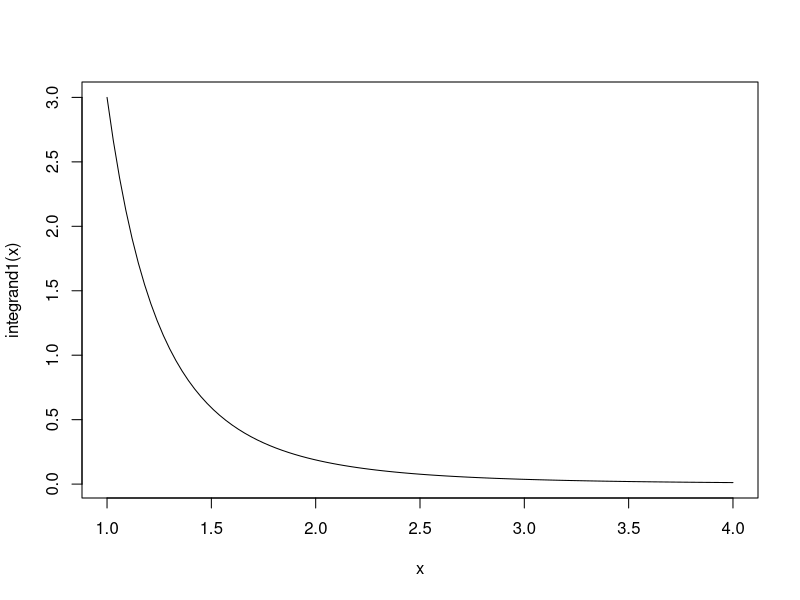

Source code (R):
# Example 4.1
# A lot containing 7 components is sampled by a quality inspector; the lot contains
# 4 good components and 3 defective components. A sample of 3 is taken by the
# inspector. Find the expected value of the number of good components in this
# sample.

###Solution :

# # Let X represent the number of good components in the sample. 
# The probability distribution of X is
# f(x) = choose(4,x)*choose(3,3-x)/choose(7,3)

x <- c(0,1,2,3)

# Probability distribution vector
f <- choose(4,x)*choose(3,3-x)/choose(7,3)
exp_val = sum(x*f)
#Answer
round(exp_val,1)

#Example 4.2
# A salesperson for a medical device company has two appointments on a given day.
# At the first appointment, he believes that he has a 70% chance to make the deal,
# from which he can earn $1000 commission if successful. On the other hand, he
# thinks he only has a 40% chance to make the deal at the second appointment,
# from which, if successful, he can make $1500. What is his expected commission
# based on his own probability belief? Assume that the appointment results are
# independent of each other.

## Solution

#let p1 = 0.7 and p2 = 0.4 success 
p1 <- 0.7
p2 <- 0.4
commition_val <- c(0,1000,1500,2500)
# First, we know that the salesperson, for the two appointments, can have 4 possible
# commission totals: $0, $1000, $1500, and $2500. We then need to calculate their
# associated probabilities. By independence, we obtain
f1 <- (1-p1)*(1-p2) # 0 $
f2 <- p1*(1-p2)     # 1000 $
f3 <- (1-p1)*p2     # 1500 $
f4 <- p1 * p2       # 2500$

f<- c(f1,f2,f3,f4)

Expected_commision <- sum (commition_val * f)



#Ex4.1

# The probability distribution of X, the number of
# imperfections per 10 meters of a synthetic fabric in continuous rolls of uniform width, is given in Exercise 3.13
# on page 92 as
# x 0 1 2 3 4
# f(x) 0.41 0.37 0.16 0.05 0.01
# Find the average number of imperfections per 10 meters of this fabric.
###Solutions
x<-c(0:4)
f<-c(0.41, 0.37, 0.16, 0.05, 0.01)
avg_number_of_imp <- sum(x*f)
avg_number_of_imp

#Ex4.2
###Solution
x<-(0:3)
f<-choose(3,x)*((1/4)^x)*(3/4)^(3-x)
mean_of_x = sum(x*f)
mean_of_x

# Ex 4.4
# A coin is biased such that a head is three times
# as likely to occur as a tail. Find the expected number
# of tails when this coin is tossed twice.

###Solution

p_h <- 3/4
p_t <- 1/4

# There are 4 possibilites HH HT TH TT 
# Let X be the r.v representing the number of tails per event ( 2 tosses ).
x<- (0:2)
f<- c(p_h*p_h,2*p_h*p_t,p_t*p_t)
exp_numberOfTails<-sum(x*f)
exp_numberOfTails
# Ex 4.7
# 
# By investing in a particular stock, a person can
# make a profit in one year of $4000 with probability 0.3
# or take a loss of $1000 with probability 0.7. What is
# this person’s expected gain?

x<-c(4000,-1000)
f<-c(0.3,0.7)

exp_gain<-sum(x*f)
exp_gain
# Ex 4.13
# The density function of the continuous random
# variable X, the total number of hours, in units of 100
# hours, that a family runs a vacuum cleaner over a pe-
#   riod of one year, is given in Exercise 3.7 on page 92
# # as
# Find the average number of hours per year that families
# run their vacuum cleaners.

## define the integrated function
integrand1 <- function(y) {y^2} # 0 to 1
integrand2 <- function(z) {(2-z)*z} # 1 to 2
integrand3 <- 0         #else


integrate(integrand1,0,1)$value+integrate(integrand2,1,2)$value
#ex 4.18
x<-(0:3)
f<-choose(3,x)*((1/4)^x)*(3/4)^(3-x)
mean_of_x = sum(x^2*f)
mean_of_x
9/8

#Ex 4.29

# Exercise 3.29 on page 93 dealt with an impor-
#   tant particle size distribution characterized by
# (a) Plot the density function.
# (b) Give the mean particle size.

integrand1 <- function(y) {3*y^(-4)} # 1 to inf
curve(integrand1,1,4)
integrand1 <- function(y) {(3*y^(-4))*y} # 1 to inf
integrate(integrand1,1,Inf)$value

#Example 4.11
x<-(0:3)
g<-2*x+3
f<-c(1/4,1/8,1/2,1/8)
sum(f)
mean_gOfx <- sum(g*f)
mean_gOfx  

var_gOfx <- sum (((g-mean_gOfx)^2)*f)
var_gOfx
# ex 4.34
# Let X be a random variable with the following
# probability distribution:
#   x −2 3 5
# f(x) 0.3 0.2 0.5
# Find the standard deviation of X.

x<- c(-2,3,5)
f_x <- c(0.3,0.2,0.5)
mean_x <- sum(x*f_x)
var <- sum((x^2)*f_x) - mean_x^2
sqrt(var) # standard deviation.
# 
# 
# The random variable X, representing the num-
#   ber of errors per 100 lines of software code, has the
# following probability distribution:
#   x 2 3 4 5 6
# f(x) 0.01 0.25 0.4 0.3 0.04
# Using Theorem 4.2 on page 121, find the variance of
# X.

x<- c(2,3,4,5,6)
f_x <- c(0.01,0.25,0.4,0.3,0.04)
mean_x <- sum(x*f_x)
var <- sum((x^2)*f_x) - mean_x^2
# 
# 
# For a laboratory assignment, if the equipment is
# working, the density function of the observed outcome
# X is
# f(x) =
#   ? 2(1 − x),
# 0 < x < 1,
# 0, otherwise.
# Find the variance and standard deviation of X.



integrand1 <- function(y) {2*(1-y)*y} # 0 to 1
mean_<-integrate(integrand1,0,1)$value
integrand1 <- function(y) {2*(1-y)*y^2} # 0 to 1
mean_xsqred<-integrate(integrand1,0,1)$value

var<-mean_xsqred-mean_^2
sqrt(var) #Standart deviation


# 4.57 Let X be a random variable with the following
# probability distribution: Find E(X) and E(X 2 ) and then, using these values,
#evaluate E[(2X + 1) 2 ].

x <- c(-3,6,9)
f_x<-c(1/6,1/2,1/3)

E_x <- sum(f_x*x)
E_x
E_x2 <- sum(f_x*x^2)
E_x2
#(2x_1)^2 = 4x^2 +4x +1 

ans<- 4*E_x2 +4*E_x +1
ans
# 
# 
# 4.65 Let X represent the number that occurs when a
# red die is tossed and Y the number that occurs when
# a green die is tossed. Find
# (a) E(X + Y );
# (b) E(X − Y );
# (c) E(XY ).

x<-c(1,2,3,4,5,6)
f_x<-c(1/6,1/6,1/6,1/6,1/6,1/6)

#a
2*sum(x*f_x)
#b
0
#c
sum(x*f_x)^2
# Example Binomial Distribution
# Strictly speaking, the Bernoulli process must possess the following properties:
# 1. The experiment consists of repeated trials.
# 2. Each trial results in an outcome that may be classified as a success or a failure.
# 3. The probability of success, denoted by p, remains constant from trial to trial.
# 4. The repeated trials are independent.
# 
# The number X of successes in n Bernoulli trials is called a binomial random
# variable. The probability distribution of this discrete random variable is called
# the binomial distribution, and its values will be denoted by b(x;n,p) since they
# depend on the number of trials and the probability of a success on a given trial.


# The probability that a certain kind of component will survive a shock test is 3/4.
# Find the probability that exactly 2 of the next 4 components tested survive.

dbinom(2,size=4,prob=3/4)
# 
# The probability that a patient recovers from a rare blood disease is 0.4. If 15 people
# are known to have contracted this disease, what is the probability that (a) at least
# 10 survive, (b) from 3 to 8 survive, and (c) exactly 5 survive?

#a 
1-pbinom(9,size=15,0.4) # pbinom is cumulative probability function for binomial distribution pbinom
#b
sum(dbinom(3:8,size = 15,0.4))
#c
dbinom(5,size = 15,0.4)

# Example 
# A large chain retailer purchases a certain kind of electronic device from a manu-
#   facturer. The manufacturer indicates that the defective rate of the device is 3%.
# (a) The inspector randomly picks 20 items from a shipment. What is the proba-
#   bility that there will be at least one defective item among these 20?
#   (b) Suppose that the retailer receives 10 shipments in a month and the inspector
# randomly tests 20 devices per shipment. What is the probability that there
# will be exactly 3 shipments each containing at least one defective device among
# the 20 that are selected and tested from the shipment?

#a Let p be the success - defective item p = 0.03
1-dbinom(0,size = 20,prob = 0.03)
#b
p <- 1-dbinom(0,size = 20,prob = 0.03)
dbinom(3,size=10,prob = p)
# 
# Ex 5.8 
# According to a study published by a group of Uni-
#   versity of Massachusetts sociologists, approximately
# 60% of the Valium users in the state of Massachusetts
# first took Valium for psychological problems. Find the
# probability that among the next 8 users from this state
# who are interviewed,
# (a) exactly 3 began taking Valium for psychological
# problems;
# (b) at least 5 began taking Valium for problems that
# were not psychological

#a
dbinom(3,size = 8, prob = 0.6)
#b
sum(dbinom(5:8,size = 8, prob = 0.6))


# 
# 5.10 A nationwide survey of college seniors by the
# University of Michigan revealed that almost 70% dis-
#   approve of daily pot smoking, according to a report in
# Parade. If 12 seniors are selected at random and asked
# their opinion, find the probability that the number who
# disapprove of smoking pot daily is
# (a) anywhere from 7 to 9;
# (b) at most 5;
# (c) not less than 8

#a

sum(dbinom(7:9,size = 12,prob=0.7))

#b

pbinom(5,size = 12,prob =0.7)

#c
sum(dbinom(8:12,size = 12,prob=0.7))

# 
# The probability that a patient recovers from a
# delicate heart operation is 0.9. What is the probabil-
#   ity that exactly 5 of the next 7 patients having this
# operation survive?

dbinom(5,size = 7,prob = 0.9)

# 
# 
# In testing a certain kind of truck tire over rugged
# terrain, it is found that 25% of the trucks fail to com-
#   plete the test run without a blowout. Of the next 15
# trucks tested, find the probability that
# 
# how many of the 15 trucks
# would you expect to have blowouts?

# mean = n*p 
15 * .25

# What is the variance of the number of blowouts ex-
#perienced by the 15 trucks? What does that mean?

15*.25*.75
